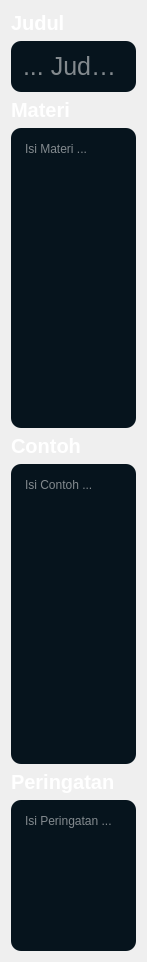
                         <widget class="QWidget" name="scrollAreaWidgetContents_4">
                          <property name="geometry">
                           <rect>
                            <x>0</x>
                            <y>0</y>
                            <width>147</width>
                            <height>962</height>
                           </rect>
                          </property>
                          <layout class="QVBoxLayout" name="verticalLayout_9">
                           <item>
                            <widget class="QLabel" name="label_judul">
                             <property name="maximumSize">
                              <size>
                               <width>16777215</width>
                               <height>36</height>
                              </size>
                             </property>
                             <property name="styleSheet">
                              <string notr="true">QLabel {
	background-color: rgba(0,0,0,0);
	color:white;
    border-radius: 15px;
	font-weight:bold;
	font-size:20px;
}



</string>
                             </property>
                             <property name="text">
                              <string>Judul</string>
                             </property>
                            </widget>
                           </item>
                           <item>
                            <widget class="QLineEdit" name="lineEdit_Judul">
                             <property name="styleSheet">
                              <string notr="true">QLineEdit{
	background-color:#06141D;
    font-size: 25px;
	border-radius: 10px;
	color:white;
	Padding:10px;
}
QLineEdit:focus{
    border: 2px solid rgb(25, 201, 255); 
    background-color: #253745;
}</string>
                             </property>
                             <property name="placeholderText">
                              <string>... Judul ...</string>
                             </property>
                            </widget>
                           </item>
                           <item>
                            <widget class="QLabel" name="label_materi">
                             <property name="maximumSize">
                              <size>
                               <width>16777215</width>
                               <height>36</height>
                              </size>
                             </property>
                             <property name="styleSheet">
                              <string notr="true">QLabel {
	background-color: rgba(0,0,0,0);
	color:white;
    border-radius: 15px;
	font-weight:bold;
	font-size:20px;
}



</string>
                             </property>
                             <property name="text">
                              <string>Materi</string>
                             </property>
                            </widget>
                           </item>
                           <item>
                            <widget class="QTextEdit" name="textEdit_Materi">
                             <property name="minimumSize">
                              <size>
                               <width>0</width>
                               <height>300</height>
                              </size>
                             </property>
                             <property name="styleSheet">
                              <string notr="true">QTextEdit{
	 qproperty-alignment: AlignLeft;
	background-color:#06141D;
    font-size: 12px;
	border-radius: 10px;
	color:white;
	Padding:10px;
}
QTextEdit:focus{
    border: 2px solid rgb(25, 201, 255); 
    background-color: #253745;
}</string>
                             </property>
                             <property name="autoFormatting">
                              <set>QTextEdit::AutoFormattingFlag::AutoNone</set>
                             </property>
                             <property name="lineWrapMode">
                              <enum>QTextEdit::LineWrapMode::WidgetWidth</enum>
                             </property>
                             <property name="lineWrapColumnOrWidth">
                              <number>-2</number>
                             </property>
                             <property name="placeholderText">
                              <string>Isi Materi ...</string>
                             </property>
                            </widget>
                           </item>
                           <item>
                            <widget class="QLabel" name="label_contoh">
                             <property name="maximumSize">
                              <size>
                               <width>16777215</width>
                               <height>36</height>
                              </size>
                             </property>
                             <property name="styleSheet">
                              <string notr="true">QLabel {
	background-color: rgba(0,0,0,0);
	color:white;
    border-radius: 15px;
	font-weight:bold;
	font-size:20px;
}



</string>
                             </property>
                             <property name="text">
                              <string>Contoh</string>
                             </property>
                            </widget>
                           </item>
                           <item>
                            <widget class="QTextEdit" name="textEdit_Contoh">
                             <property name="minimumSize">
                              <size>
                               <width>0</width>
                               <height>300</height>
                              </size>
                             </property>
                             <property name="styleSheet">
                              <string notr="true">QTextEdit{
	 qproperty-alignment: AlignLeft;
	background-color:#06141D;
    font-size: 12px;
	border-radius: 10px;
	color:white;
	Padding:10px;
}
QTextEdit:focus{
    border: 2px solid rgb(25, 201, 255); 
    background-color: #253745;
}</string>
                             </property>
                             <property name="lineWrapMode">
                              <enum>QTextEdit::LineWrapMode::WidgetWidth</enum>
                             </property>
                             <property name="lineWrapColumnOrWidth">
                              <number>-2</number>
                             </property>
                             <property name="placeholderText">
                              <string>Isi Contoh ...</string>
                             </property>
                            </widget>
                           </item>
                           <item>
                            <widget class="QLabel" name="label_peringatan">
                             <property name="maximumSize">
                              <size>
                               <width>16777215</width>
                               <height>37</height>
                              </size>
                             </property>
                             <property name="styleSheet">
                              <string notr="true">QLabel {
	background-color: rgba(0,0,0,0);
	color:white;
    border-radius: 15px;
	font-weight:bold;
	font-size:20px;
}



</string>
                             </property>
                             <property name="text">
                              <string>Peringatan</string>
                             </property>
                            </widget>
                           </item>
                           <item>
                            <widget class="QTextEdit" name="textEdit_Peringatan">
                             <property name="styleSheet">
                              <string notr="true">QTextEdit{
	 qproperty-alignment: AlignLeft;
	background-color:#06141D;
    font-size: 12px;
	border-radius: 10px;
	color:white;
	Padding:10px;
}
QTextEdit:focus{
    border: 2px solid rgb(25, 201, 255); 
    background-color: #253745;
}</string>
                             </property>
                             <property name="lineWrapMode">
                              <enum>QTextEdit::LineWrapMode::WidgetWidth</enum>
                             </property>
                             <property name="lineWrapColumnOrWidth">
                              <number>-2</number>
                             </property>
                             <property name="placeholderText">
                              <string>Isi Peringatan ...</string>
                             </property>
                            </widget>
                           </item>
                          </layout>
                         </widget>
